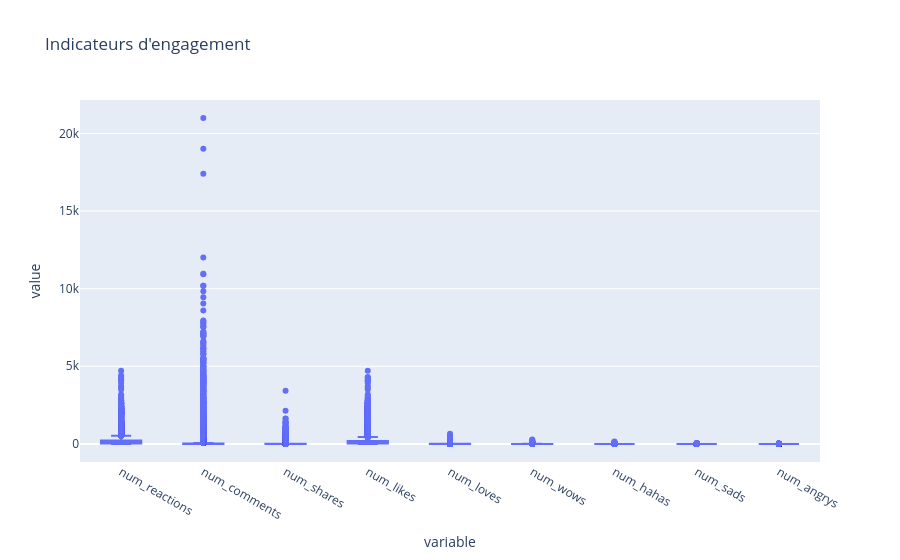

The cell this chart's notebook holds for it:
### Code cell
# Distribution des indicateurs
px.box(df, title="Indicateurs d'engagement").show()

### Figure 1 — Plotly figure (JSON) as saved in the notebook; plotly's stock layout.template omitted (floating-point values rounded to 4 significant figures; data arrays with more than 128 entries replaced by an {"elided": "..."} marker saying what was removed)
{"data": [{"alignmentgroup": "True", "hovertemplate": "variable=%{x}<br>value=%{y}<extra></extra>", "legendgroup": "", "marker": {"color": "#636efa"}, "name": "", "notched": false, "offsetgroup": "", "orientation": "v", "showlegend": false, "type": "box", "x": {"elided": "62406 str values"}, "x0": " ", "xaxis": "x", "y": {"elided": "62406 int values"}, "y0": " ", "yaxis": "y"}], "layout": {"boxmode": "group", "legend": {"tracegroupgap": 0}, "title": {"text": "Indicateurs d'engagement"}, "xaxis": {"anchor": "y", "domain": [0.0, 1.0], "title": {"text": "variable"}}, "yaxis": {"anchor": "x", "domain": [0.0, 1.0], "title": {"text": "value"}}}}
